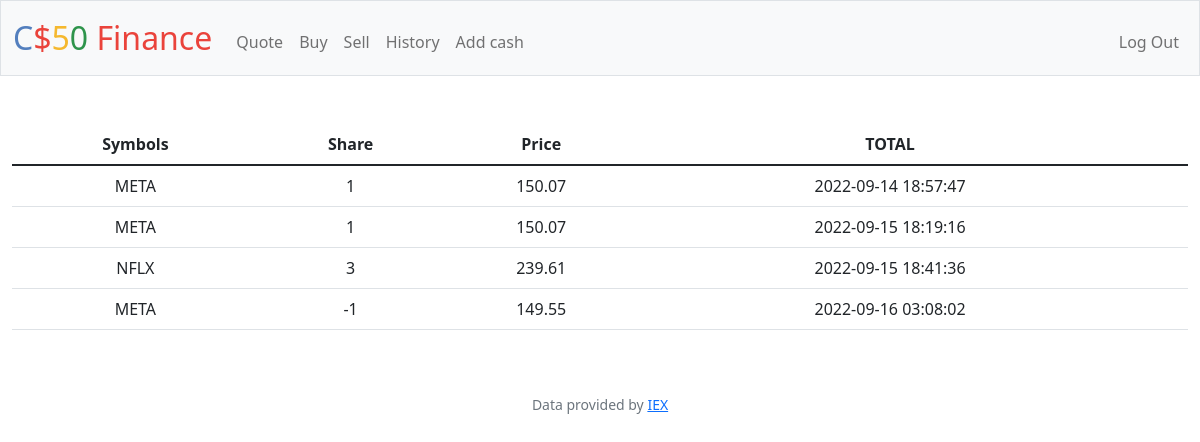
Screenshot of /history (signed in) with the database file from the repository.
### tables this page shows
CREATE TABLE "transactions" ('id' INTEGER PRIMARY KEY AUTOINCREMENT NOT NULL, 'user_id' INTEGER, 'symbol' TEXT, 'shares' INTEGER, 'price' REAL, 'date' INTEGER);

### app.py (the view)
@app.route("/history")
@login_required
def history():
    user_id = session["user_id"]
    transactions_db = db.execute("SELECT * FROM transactions WHERE user_id = ?", user_id)
    return render_template("history.html", transactions=transactions_db)

### app.py (called while the page is built)
@app.after_request
def after_request(response):
    response.headers["Cache-Control"] = "no-cache, no-store, must-revalidate"
    response.headers["Expires"] = 0
    response.headers["Pragma"] = "no-cache"
    return response

### helpers.py (called while the page is built)
def login_required(f):
    @wraps(f)
    def decorated_function(*args, **kwargs):
        if session.get("user_id") is None:
            return redirect("/login")
        return f(*args, **kwargs)
    return decorated_function

### templates/history.html (shortened to what this page needs)
{% extends "layout.html" %}
{% block main %}
<table class="table">
    <thead>
      <tr>
        <th scope="col">Symbols</th>
        <th scope="col">Share</th>
        <th scope="col">Price</th>
        <th scope="col">TOTAL</th>
      </tr>
    </thead>
    <tbody>
        {% for row in transactions %}
            <tr>
                <td>{{ row["symbol"]}}</td>
                <td>{{ row["shares"]}}</td>
                <td>{{ row["price"]}}</td>
                <td>{{ row["date"]}}</td>
                <td></td>
            </tr>
        {% endfor %}
    </tbody>
  </table>
{% endblock %}

### templates/layout.html (shortened to what this page needs)
<!DOCTYPE html>
<html lang="en">
    <head>
        <link href="https://cdn.jsdelivr.net/npm/bootstrap@5.1.3/dist/css/bootstrap.min.css" rel="stylesheet">
        <link href="/static/styles.css" rel="stylesheet">
        <link href="https://cdn.jsdelivr.net/npm/bootstrap@5.2.1/dist/css/bootstrap.min.css" rel="stylesheet">
    </head>
    <body>
        <nav class="bg-light border navbar navbar-expand-md navbar-light">
            <div class="container-fluid">
                <a class="navbar-brand" href="/"><span class="blue">C</span><span class="red">$</span><span class="yellow">5</span><span class="green">0</span> <span class="red">Finance</span></a>
                <div class="collapse navbar-collapse" id="navbar">
                    {% if session["user_id"] %}
                        <ul class="navbar-nav me-auto mt-2">
                            <li class="nav-item"><a class="nav-link" href="/quote">Quote</a></li>
                            <li class="nav-item"><a class="nav-link" href="/buy">Buy</a></li>
                            <li class="nav-item"><a class="nav-link" href="/sell">Sell</a></li>
                            <li class="nav-item"><a class="nav-link" href="/history">History</a></li>
                            <li class="nav-item"><a class="nav-link" href="/add_cash">Add cash</a></li>
                        </ul>
                        <ul class="navbar-nav ms-auto mt-2">
                            <li class="nav-item"><a class="nav-link" href="/logout">Log Out</a></li>
                        </ul>
                    {% else %}
                        <ul class="navbar-nav ms-auto mt-2">
                            <li class="nav-item"><a class="nav-link" href="/register">Register</a></li>
                            <li class="nav-item"><a class="nav-link" href="/login">Log In</a></li>
                        </ul>
                    {% endif %}
                </div>
            </div>
        </nav>
        <main class="container-fluid py-5 text-center">
            {% block main %}{% endblock %}
        </main>
        <footer class="mb-5 small text-center text-muted">
            Data provided by <a href="https://iexcloud.io/">IEX</a>
        </footer>
    </body>
</html>

### static/styles.css (style rules this page uses)
nav .navbar-brand { font-size: xx-large; }
nav .navbar-brand .blue { color: #537fbe; }
nav .navbar-brand .red { color: #ea433b; }
nav .navbar-brand .yellow { color: #f5b82e; }
nav .navbar-brand .green { color: #2e944b; }

### rows the page displays
transactions: symbol "META", shares "1", price "150.07", date "2022-09-14 18:57:47"
transactions: symbol "META", shares "1", price "150.07", date "2022-09-15 18:19:16"
transactions: symbol "NFLX", shares "3", price "239.61", date "2022-09-15 18:41:36"
transactions: symbol "META", shares "-1", price "149.55", date "2022-09-16 03:08:02"
